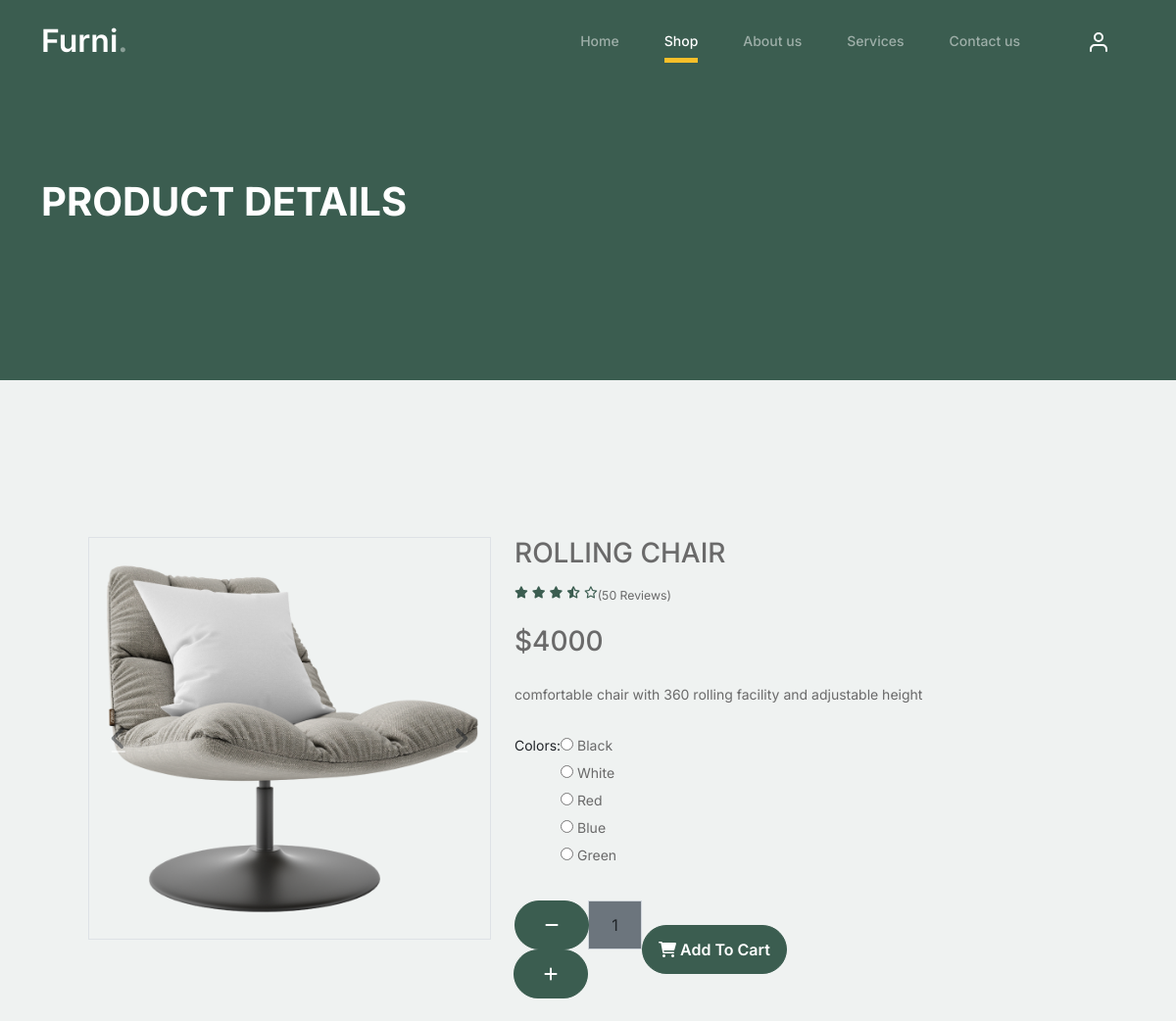
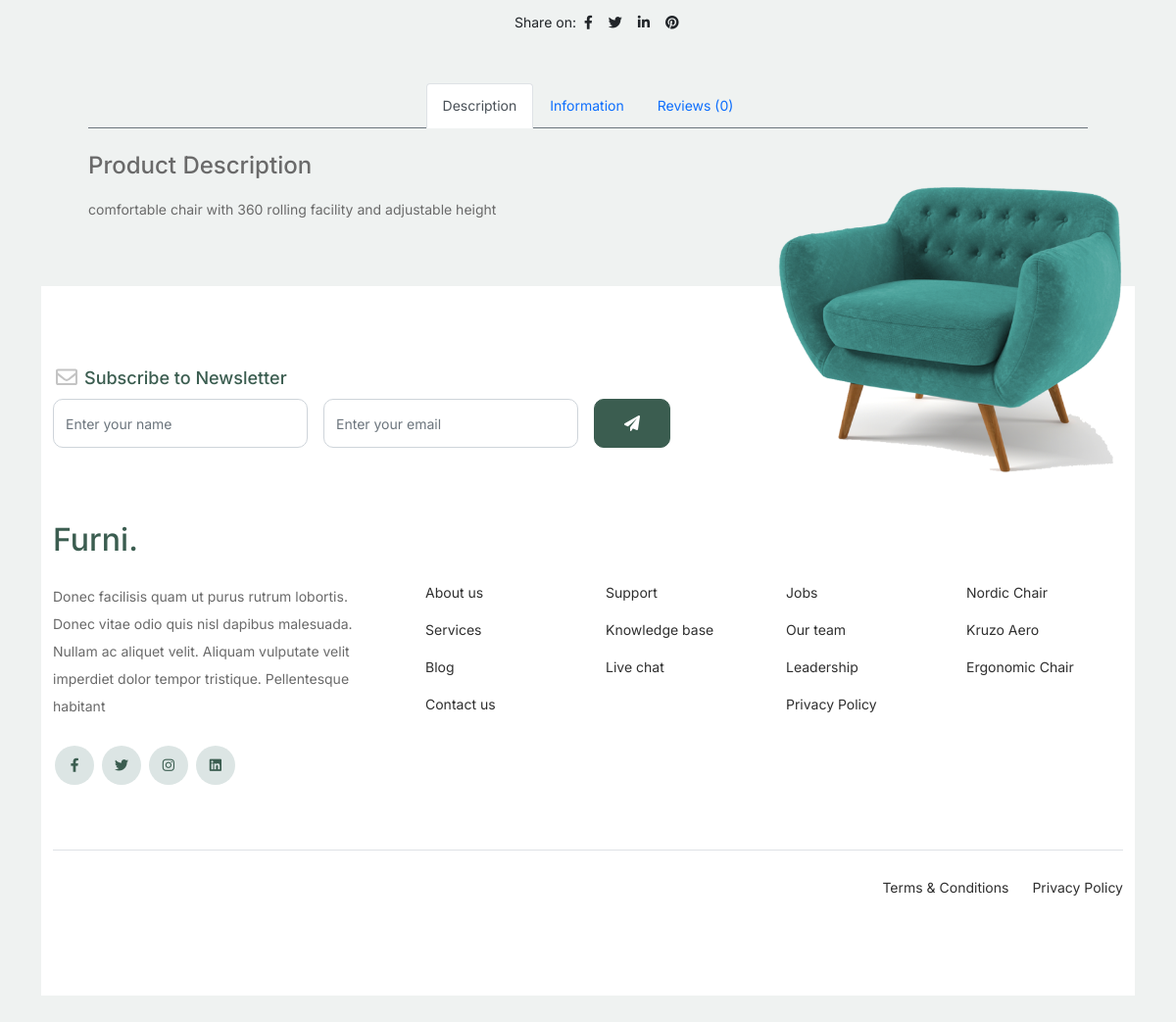
The page /view_details/1 on the database its author committed (2 pictures, top to bottom).
### comstore/models.py (models this page shows, shortened)
class Product(models.Model):
    prdtname=models.CharField(max_length=20)
    prdtdescription=models.TextField()
    prdtimage=models.ImageField(upload_to='image',default='')
    prdtprice=models.IntegerField()
    categories=models.ForeignKey(Categories,on_delete=models.CASCADE)
    stock=models.IntegerField(default=1)

### comstore/views.py (the view)
# urls.py: path('view_details/<int:vid>',views.view_details,name='view_details'),
def view_details(request,vid):
    data=Product.objects.filter(id=vid)
    return render(request, "view_details.html",{'data':data})

### comstore/templates/view_details.html (shortened to what this page needs)
<!doctype html>
{% load static %}
<html lang="en">
<head>
		<link href="{% static 'css/bootstrap.min.css' %}" rel="stylesheet">
		<link href="https://cdnjs.cloudflare.com/ajax/libs/font-awesome/6.0.0-beta3/css/all.min.css" rel="stylesheet">
		<link href="{% static 'css/tiny-slider.css' %}" rel="stylesheet">
		<link href="{% static 'css/style.css' %}" rel="stylesheet">
	</head>
	<body>
		<nav class="custom-navbar navbar navbar navbar-expand-md navbar-dark bg-dark" arial-label="Furni navigation bar">
			<div class="container">
				<a class="navbar-brand" href="index.html">Furni<span>.</span></a>
				<div class="collapse navbar-collapse" id="navbarsFurni">
					<ul class="custom-navbar-nav navbar-nav ms-auto mb-2 mb-md-0">
						<li class="nav-item ">
							<a class="nav-link" href="{% url 'index' %}">Home</a>
						</li>
						<li class="active"><a class="nav-link" href="{% url 'shop' %}">Shop</a></li>
						<li><a class="nav-link" href="about.html">About us</a></li>
						<li><a class="nav-link" href="services.html">Services</a></li>
						<li><a class="nav-link" href="contact.html">Contact us</a></li>
					</ul>
					<ul class="custom-navbar-cta navbar-nav mb-2 mb-md-0 ms-5">
						<li><a class="nav-link" href="#"><img src="{% static 'images/user.svg' %}"></a></li>
					</ul>
				</div>
			</div>
		</nav>
			<div class="hero">
				<div class="container">
					<div class="row justify-content-between">
						<div class="col-lg-5">
							<div class="intro-excerpt">
								<h1>PRODUCT DETAILS</h1>
							</div>
						</div>
						<div class="col-lg-7">
						</div>
					</div>
				</div>
			</div>
<div class="untree_co-section product-section before-footer-section">
		    <div class="container">
		      	<div class="row">
					{% for i in data %}
					<div class="container-fluid py-5">
                        <div class="row px-xl-5">
                            <div class="col-lg-5 pb-5">
                                <div id="product-carousel" class="carousel slide" data-ride="carousel">
                                    <div class="carousel-inner border">
                        <div class="carousel-item active">
                            <img class="w-100 h-100" src="{{i.prdtimage.url}}" alt="Image">
                        </div>
                    </div>
                    <a class="carousel-control-prev" href="#product-carousel" data-slide="prev">
                        <i class="fa fa-2x fa-angle-left text-dark"></i>
                    </a>
                    <a class="carousel-control-next" href="#product-carousel" data-slide="next">
                        <i class="fa fa-2x fa-angle-right text-dark"></i>
                    </a>
                </div>
            </div>
            <div class="col-lg-7 pb-5">
                <h3 class="font-weight-semi-bold">{{i.prdtname}}</h3>
                <div class="d-flex mb-3">
                    <div class="text-primary mr-2">
                        <small class="fas fa-star"></small>
                        <small class="fas fa-star"></small>
                        <small class="fas fa-star"></small>
                        <small class="fas fa-star-half-alt"></small>
                        <small class="far fa-star"></small>
                    </div>
                    <small class="pt-1">(50 Reviews)</small>
                </div>
                <h3 class="font-weight-semi-bold mb-4">${{i.prdtprice}}</h3>
                <p class="mb-4">{{i.prdtdescription}}</p>
                <div class="d-flex mb-4">
                    <p class="text-dark font-weight-medium mb-0 mr-3">Colors:</p>
                    <form>
                        <div class="custom-control custom-radio custom-control-inline">
                            <input type="radio" class="custom-control-input" id="color-1" name="color">
                            <label class="custom-control-label" for="color-1">Black</label>
                        </div>
                        <div class="custom-control custom-radio custom-control-inline">
                            <input type="radio" class="custom-control-input" id="color-2" name="color">
                            <label class="custom-control-label" for="color-2">White</label>
                        </div>
                        <div class="custom-control custom-radio custom-control-inline">
                            <input type="radio" class="custom-control-input" id="color-3" name="color">
                            <label class="custom-control-label" for="color-3">Red</label>
                        </div>
                        <div class="custom-control custom-radio custom-control-inline">
                            <input type="radio" class="custom-control-input" id="color-4" name="color">
                            <label class="custom-control-label" for="color-4">Blue</label>
                        </div>
                        <div class="custom-control custom-radio custom-control-inline">
                            <input type="radio" class="custom-control-input" id="color-5" name="color">
                            <label class="custom-control-label" for="color-5">Green</label>
                        </div>
                    </form>
                </div>
                <div class="d-flex align-items-center mb-4 pt-2">
                    <div class="input-group quantity mr-3" style="width: 130px;">
                        <div class="input-group-btn">
                            <button class="btn btn-primary btn-minus" >
                            <i class="fa fa-minus"></i>
                            </button>
                        </div>
                        <input type="text" class="form-control bg-secondary text-center" value="1">
                        <div class="input-group-btn">
                            <button class="btn btn-primary btn-plus">
                                <i class="fa fa-plus"></i>
                            </button>
                        </div>
                    </div>
                    <a href="{% url 'cart' i.id %}" ><button class="btn btn-primary px-3"><i class="fa fa-shopping-cart mr-1"></i> Add To Cart</button></a>
                </div>
                {% endfor %}
                <div class="d-flex pt-2">
                    <p class="text-dark font-weight-medium mb-0 mr-2">Share on:</p>
                    <div class="d-inline-flex">
                        <a class="text-dark px-2" href="">
                            <i class="fab fa-facebook-f"></i>
                        </a>
                        <a class="text-dark px-2" href="">
                            <i class="fab fa-twitter"></i>
                        </a>
                        <a class="text-dark px-2" href="">
                            <i class="fab fa-linkedin-in"></i>
                        </a>
                        <a class="text-dark px-2" href="">
                            <i class="fab fa-pinterest"></i>
                        </a>
                    </div>
                </div>
            </div>
        </div>
        <div class="row px-xl-5">
            <div class="col">
                <div class="nav nav-tabs justify-content-center border-secondary mb-4">
                    <a class="nav-item nav-link active" data-toggle="tab" href="#tab-pane-1">Description</a>
                    <a class="nav-item nav-link" data-toggle="tab" href="#tab-pane-2">Information</a>
                    <a class="nav-item nav-link" data-toggle="tab" href="#tab-pane-3">Reviews (0)</a>
                </div>
                <div class="tab-content">
                    <div class="tab-pane fade show active" id="tab-pane-1">
                        {% for i in data %}
                        <h4 class="mb-3">Product Description</h4>
                        <p>{{i.prdtdescription}}</p>
                        {% endfor %}
                    </div>
                    </div>
                </div>
            </div>
        </div>
    </div>
		<footer class="footer-section">
			<div class="container relative">
				<div class="sofa-img">
					<img src="{% static 'images/sofa.png' %}" alt="Image" class="img-fluid">
				</div>
				<div class="row">
					<div class="col-lg-8">
						<div class="subscription-form">
							<h3 class="d-flex align-items-center"><span class="me-1"><img src="{% static 'images/envelope-outline.svg' %}" alt="Image" class="img-fluid"></span><span>Subscribe to Newsletter</span></h3>
							<form action="#" class="row g-3">
								<div class="col-auto">
									<input type="text" class="form-control" placeholder="Enter your name">
								</div>
								<div class="col-auto">
									<input type="email" class="form-control" placeholder="Enter your email">
								</div>
								<div class="col-auto">
									<button class="btn btn-primary">
										<span class="fa fa-paper-plane"></span>
									</button>
								</div>
							</form>
						</div>
					</div>
				</div>
				<div class="row g-5 mb-5">
					<div class="col-lg-4">
						<div class="mb-4 footer-logo-wrap"><a href="#" class="footer-logo">Furni<span>.</span></a></div>
						<p class="mb-4">Donec facilisis quam ut purus rutrum lobortis. Donec vitae odio quis nisl dapibus malesuada. Nullam ac aliquet velit. Aliquam vulputate velit imperdiet dolor tempor tristique. Pellentesque habitant</p>
						<ul class="list-unstyled custom-social">
							<li><a href="#"><span class="fa fa-brands fa-facebook-f"></span></a></li>
							<li><a href="#"><span class="fa fa-brands fa-twitter"></span></a></li>
							<li><a href="#"><span class="fa fa-brands fa-instagram"></span></a></li>
							<li><a href="#"><span class="fa fa-brands fa-linkedin"></span></a></li>
						</ul>
					</div>
					<div class="col-lg-8">
						<div class="row links-wrap">
							<div class="col-6 col-sm-6 col-md-3">
								<ul class="list-unstyled">
									<li><a href="#">About us</a></li>
									<li><a href="#">Services</a></li>
									<li><a href="#">Blog</a></li>
									<li><a href="#">Contact us</a></li>
								</ul>
							</div>
							<div class="col-6 col-sm-6 col-md-3">
								<ul class="list-unstyled">
									<li><a href="#">Support</a></li>
									<li><a href="#">Knowledge base</a></li>
									<li><a href="#">Live chat</a></li>
								</ul>
							</div>
							<div class="col-6 col-sm-6 col-md-3">
								<ul class="list-unstyled">
									<li><a href="#">Jobs</a></li>
									<li><a href="#">Our team</a></li>
									<li><a href="#">Leadership</a></li>
									<li><a href="#">Privacy Policy</a></li>
								</ul>
							</div>
							<div class="col-6 col-sm-6 col-md-3">
								<ul class="list-unstyled">
									<li><a href="#">Nordic Chair</a></li>
									<li><a href="#">Kruzo Aero</a></li>
									<li><a href="#">Ergonomic Chair</a></li>
								</ul>
							</div>
						</div>
					</div>
				</div>
				<div class="border-top copyright">
					<div class="row pt-4">
						<div class="col-lg-6">
						</div>
						<div class="col-lg-6 text-center text-lg-end">
							<ul class="list-unstyled d-inline-flex ms-auto">
								<li class="me-4"><a href="#">Terms &amp; Conditions</a></li>
								<li><a href="#">Privacy Policy</a></li>
							</ul>
						</div>
					</div>
				</div>
			</div>
		</footer>
	</body>
</html>

### comstore/static/css/style.css (style rules this page uses)
body { overflow-x: hidden; position: relative; }
body { font-family: "Inter", sans-serif; font-weight: 400; line-height: 28px; color: #6a6a6a; font-size: 14px; background-color: #eff2f1; }
a { text-decoration: none; -webkit-transition: .3s all ease; -o-transition: .3s all ease; transition: .3s all ease; color: #2f2f2f; text-decoration: underline; }
.custom-navbar { background: #3b5d50 !important; padding-top: 20px; padding-bottom: 20px; }
.custom-navbar .navbar-brand { font-size: 32px; font-weight: 600; }
.custom-navbar .navbar-brand > span { opacity: .4; }
@media (min-width: 992px) { .custom-navbar .custom-navbar-nav li { margin-left: 15px; margin-right: 15px; } }
.custom-navbar .custom-navbar-nav li a { font-weight: 500; color: #ffffff !important; opacity: .5; -webkit-transition: .3s all ease; -o-transition: .3s all ease; transition: .3s all ease; position: relative; }
@media (min-width: 768px) { .custom-navbar .custom-navbar-nav li a:before { content: ""; position: absolute; bottom: 0; left: 8px; right: 8px; background: #f9bf29; height: 5px; opacity: 1; visibility: visible; width: 0; -webkit-transition: .15s all ease-out; -o-transition: .15s all ease-out; transition: .15s all ease-out; } }
.custom-navbar .custom-navbar-nav li.active a { opacity: 1; }
.custom-navbar .custom-navbar-nav li.active a:before { width: calc(100% - 16px); }
.custom-navbar .custom-navbar-cta { margin-left: 0 !important; -webkit-box-orient: horizontal; -webkit-box-direction: normal; -ms-flex-direction: row; flex-direction: row; }
@media (min-width: 768px) { .custom-navbar .custom-navbar-cta { margin-left: 40px !important; } }
.custom-navbar .custom-navbar-cta li { margin-left: 0px; margin-right: 0px; }
.custom-navbar .custom-navbar-cta li:first-child { margin-right: 20px; }
.hero { background: #3b5d50; padding: calc(4rem - 30px) 0 0rem 0; }
@media (min-width: 768px) { .hero { padding: calc(4rem - 30px) 0 4rem 0; } }
@media (min-width: 992px) { .hero { padding: calc(8rem - 30px) 0 8rem 0; } }
.hero .intro-excerpt { position: relative; z-index: 4; }
@media (min-width: 992px) { .hero .intro-excerpt { max-width: 450px; } }
.hero h1 { font-weight: 700; color: #ffffff; margin-bottom: 30px; }
.btn { font-weight: 600; padding: 12px 30px; border-radius: 30px; color: #ffffff; background: #2f2f2f; border-color: #2f2f2f; }
.btn.btn-primary { background: #3b5d50; border-color: #3b5d50; }
.product-section { padding: 7rem 0; }
.before-footer-section { padding: 7rem 0 12rem 0 !important; }
.footer-section { padding: 80px 0; background: #ffffff; }
.footer-section .relative { position: relative; }
.footer-section a { text-decoration: none; color: #2f2f2f; -webkit-transition: .3s all ease; -o-transition: .3s all ease; transition: .3s all ease; }
.footer-section .subscription-form { margin-bottom: 40px; position: relative; z-index: 2; margin-top: 100px; }
@media (min-width: 992px) { .footer-section .subscription-form { margin-top: 0px; margin-bottom: 80px; } }
.footer-section .subscription-form h3 { font-size: 18px; font-weight: 500; color: #3b5d50; }
.footer-section .subscription-form .form-control { height: 50px; border-radius: 10px; font-family: "Inter", sans-serif; }
.footer-section .subscription-form .btn { border-radius: 10px !important; }
.footer-section .sofa-img { position: absolute; top: -200px; z-index: 1; right: 0; }
.footer-section .sofa-img img { max-width: 380px; }
.footer-section .links-wrap { margin-top: 0px; }
@media (min-width: 992px) { .footer-section .links-wrap { margin-top: 54px; } }
.footer-section .links-wrap ul li { margin-bottom: 10px; }
.footer-section .footer-logo-wrap .footer-logo { font-size: 32px; font-weight: 500; text-decoration: none; color: #3b5d50; }
.footer-section .custom-social li { margin: 2px; display: inline-block; }
.footer-section .custom-social li a { width: 40px; height: 40px; text-align: center; line-height: 40px; display: inline-block; background: #dce5e4; color: #3b5d50; border-radius: 50%; }
.footer-section .border-top { border-color: #dce5e4; }
.footer-section .border-top.copyright { font-size: 14px !important; }
.untree_co-section { padding: 7rem 0; }
.form-control { height: 50px; border-radius: 10px; font-family: "Inter", sans-serif; }
.text-primary { color: #3b5d50 !important; }

### rows shown on the page
Product: prdtimage (picture), prdtname "ROLLING CHAIR", prdtprice "4000", prdtdescription "comfortable chair with 360 rolling facility and adjustable height"
